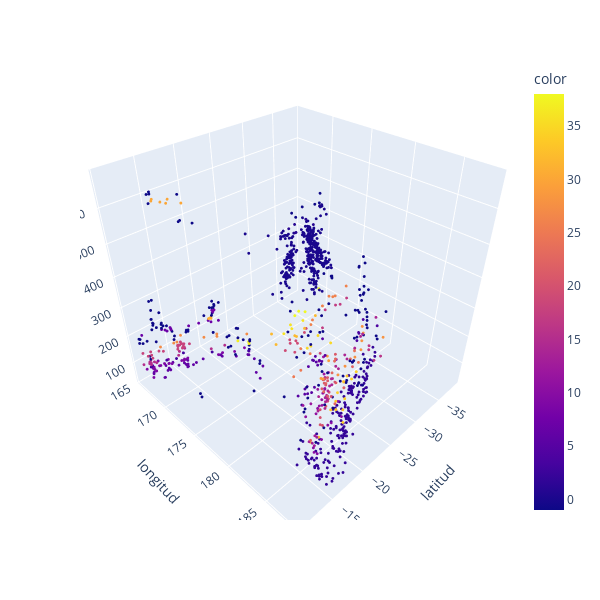

Notebook cell for this chart:
### Code cell
figure = px.scatter_3d(datos, x="latitud", y="longitud", z="profundidad",color=pred, width=600, height=600)
figure.update_traces(marker_size = 1)
figure.show()

### Figure 1 — Plotly figure (JSON) as saved in the notebook; plotly's stock layout.template omitted (floating-point values rounded to 4 significant figures; data arrays with more than 128 entries replaced by an {"elided": "..."} marker saying what was removed)
{"data": [{"hovertemplate": "latitud=%{x}<br>longitud=%{y}<br>profundidad=%{z}<br>color=%{marker.color}<extra></extra>", "legendgroup": "", "marker": {"color": {"elided": "1000 int values"}, "coloraxis": "coloraxis", "size": 1, "symbol": "circle"}, "mode": "markers", "name": "", "scene": "scene", "showlegend": false, "type": "scatter3d", "x": {"elided": "1000 float values"}, "y": {"elided": "1000 float values"}, "z": {"elided": "1000 int values"}}], "layout": {"coloraxis": {"colorbar": {"title": {"text": "color"}}, "colorscale": [[0, "#0d0887"], [0.1111, "#46039f"], [0.2222, "#7201a8"], [0.3333, "#9c179e"], [0.4444, "#bd3786"], [0.5556, "#d8576b"], [0.6667, "#ed7953"], [0.7778, "#fb9f3a"], [0.8889, "#fdca26"], [1, "#f0f921"]]}, "height": 600, "legend": {"tracegroupgap": 0}, "margin": {"t": 60}, "scene": {"domain": {"x": [0, 1], "y": [0, 1]}, "xaxis": {"title": {"text": "latitud"}}, "yaxis": {"title": {"text": "longitud"}}, "zaxis": {"title": {"text": "profundidad"}}}, "width": 600}}
